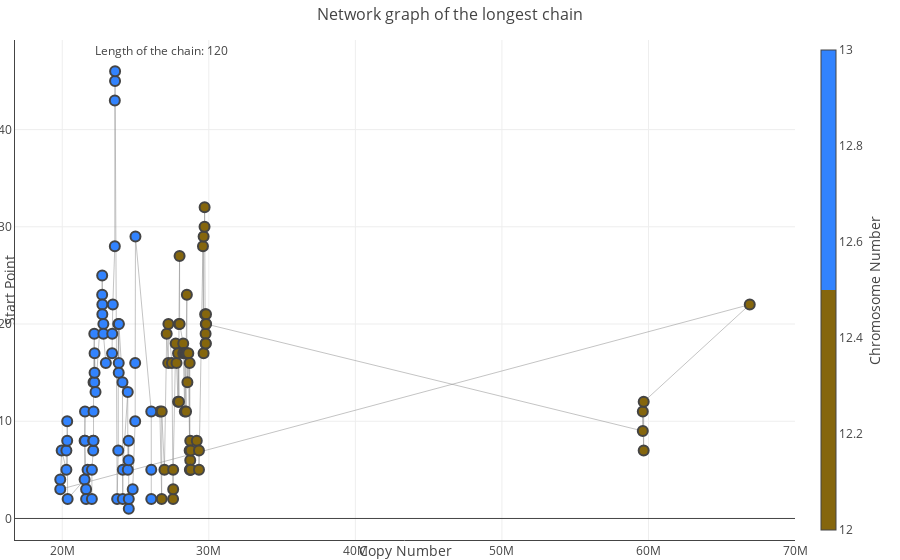

The notebook cell saved with this chart:
### Code cell
draw_plotly(longest_graph)

### Figure 1 — Plotly figure (JSON) as saved in the notebook; plotly's stock layout.template omitted (floating-point values rounded to 4 significant figures; data arrays with more than 128 entries replaced by an {"elided": "..."} marker saying what was removed)
{"data": [{"hoverinfo": "none", "line": {"color": "#888", "width": 0.5}, "mode": "lines", "type": "scatter", "x": {"elided": "357 int values"}, "y": {"elided": "357 int values"}}, {"hoverinfo": "text", "marker": {"color": [12, 12, 12, 12, 12, 12, 12, 12, 12, 12, 12, 12, 12, 12, 12, 12, 12, 12, 12, 12, 12, 12, 12, 12, 12, 12, 12, 12, 12, 12, 12, 12, 12, 12, 12, 12, 12, 12, 12, 12, 12, 12, 12, 12, 12, 12, 12, 12, 12, 12, 12, 12, 12, 12, 12, 12, 12, 13, 13, 13, 13, 13, 13, 13, 13, 13, 13, 13, 13, 13, 13, 13, 13, 13, 13, 13, 13, 13, 13, 13, 13, 13, 13, 13, 13, 13, 13, 13, 13, 13, 13, 13, 13, 13, 13, 13, 13, 13, 13, 13, 13, 13, 13, 13, 13, 13, 13, 13, 13, 13, 13, 13, 13, 13, 13, 13, 13, 13, 13, 13], "colorbar": {"thickness": 15, "ticktext": ["1", "2", "3", "4", "5", "6", "7", "8", "9", "10", "11", "12", "13", "14", "15", "16", "17", "18", "19", "20", "21", "22", "X", "Y", "M"], "title": {"side": "right", "text": "Chromosome Number"}, "xanchor": "left"}, "colorscale": [[0, "#3283FE"], [0.5, "#3283FE"], [0.5, "#85660D"], [1, "#85660D"]], "line": {"width": 2}, "reversescale": true, "showscale": true, "size": 10, "symbol": 0}, "mode": "markers", "text": ["Node:860 | Prev: None | Next: 861 | Chromosome: 12 | CN: 11", "Node:861 | Prev: 860 | Next: 862 | Chromosome: 12 | CN: 2", "Node:862 | Prev: 861 | Next: 863 | Chromosome: 12 | CN: 11", "Node:863 | Prev: 862 | Next: 864 | Chromosome: 12 | CN: 5", "Node:864 | Prev: 863 | Next: 865 | Chromosome: 12 | CN: 19", "Node:865 | Prev: 864 | Next: 866 | Chromosome: 12 | CN: 16", "Node:866 | Prev: 865 | Next: 867 | Chromosome: 12 | CN: 20", "Node:867 | Prev: 866 | Next: 868 | Chromosome: 12 | CN: 16", "Node:868 | Prev: 867 | Next: 869 | Chromosome: 12 | CN: 2", "Node:869 | Prev: 868 | Next: 870 | Chromosome: 12 | CN: 3", "Node:870 | Prev: 869 | Next: 871 | Chromosome: 12 | CN: 5", "Node:871 | Prev: 870 | Next: 872 | Chromosome: 12 | CN: 18", "Node:872 | Prev: 871 | Next: 873 | Chromosome: 12 | CN: 16", "Node:873 | Prev: 872 | Next: 874 | Chromosome: 12 | CN: 12", "Node:874 | Prev: 873 | Next: 875 | Chromosome: 12 | CN: 17", "Node:875 | Prev: 874 | Next: 876 | Chromosome: 12 | CN: 12", "Node:876 | Prev: 875 | Next: 877 | Chromosome: 12 | CN: 20", "Node:877 | Prev: 876 | Next: 878 | Chromosome: 12 | CN: 27", "Node:878 | Prev: 877 | Next: 879 | Chromosome: 12 | CN: 20", "Node:879 | Prev: 878 | Next: 880 | Chromosome: 12 | CN: 18", "Node:880 | Prev: 879 | Next: 881 | Chromosome: 12 | CN: 17", "Node:881 | Prev: 880 | Next: 882 | Chromosome: 12 | CN: 11", "Node:882 | Prev: 881 | Next: 883 | Chromosome: 12 | CN: 17", "Node:883 | Prev: 882 | Next: 884 | Chromosome: 12 | CN: 11", "Node:884 | Prev: 883 | Next: 885 | Chromosome: 12 | CN: 17", "Node:885 | Prev: 884 | Next: 886 | Chromosome: 12 | CN: 23", "Node:886 | Prev: 885 | Next: 887 | Chromosome: 12 | CN: 17", "Node:887 | Prev: 886 | Next: 888 | Chromosome: 12 | CN: 14", "Node:888 | Prev: 887 | Next: 889 | Chromosome: 12 | CN: 17", "Node:889 | Prev: 888 | Next: 890 | Chromosome: 12 | CN: 7", "Node:890 | Prev: 889 | Next: 891 | Chromosome: 12 | CN: 16", "Node:891 | Prev: 890 | Next: 892 | Chromosome: 12 | CN: 5", "Node:892 | Prev: 891 | Next: 893 | Chromosome: 12 | CN: 6", "Node:893 | Prev: 892 | Next: 894 | Chromosome: 12 | CN: 8", "Node:894 | Prev: 893 | Next: 895 | Chromosome: 12 | CN: 5", "Node:895 | Prev: 894 | Next: 896 | Chromosome: 12 | CN: 7", "Node:896 | Prev: 895 | Next: 897 | Chromosome: 12 | CN: 5", "Node:897 | Prev: 896 | Next: 898 | Chromosome: 12 | CN: 8", "Node:898 | Prev: 897 | Next: 899 | Chromosome: 12 | CN: 7", "Node:899 | Prev: 898 | Next: 900 | Chromosome: 12 | CN: 5", "Node:900 | Prev: 899 | Next: 901 | Chromosome: 12 | CN: 28", "Node:901 | Prev: 900 | Next: 902 | Chromosome: 12 | CN: 17", "Node:902 | Prev: 901 | Next: 903 | Chromosome: 12 | CN: 29", "Node:903 | Prev: 902 | Next: 904 | Chromosome: 12 | CN: 30", "Node:904 | Prev: 903 | Next: 905 | Chromosome: 12 | CN: 32", "Node:905 | Prev: 904 | Next: 906 | Chromosome: 12 | CN: 21", "Node:906 | Prev: 905 | Next: 907 | Chromosome: 12 | CN: 19", "Node:907 | Prev: 906 | Next: 908 | Chromosome: 12 | CN: 18", "Node:908 | Prev: 907 | Next: 909 | Chromosome: 12 | CN: 20", "Node:909 | Prev: 908 | Next: 910 | Chromosome: 12 | CN: 18", "Node:910 | Prev: 909 | Next: 911 | Chromosome: 12 | CN: 21", "Node:911 | Prev: 910 | Next: 1088 | Chromosome: 12 | CN: 20", "Node:1088 | Prev: 911 | Next: 1089 | Chromosome: 12 | CN: 9", "Node:1089 | Prev: 1088 | Next: 1090 | Chromosome: 12 | CN: 11", "Node:1090 | Prev: 1089 | Next: 1091 | Chromosome: 12 | CN: 7", "Node:1091 | Prev: 1090 | Next: 1273 | Chromosome: 12 | CN: 12", "Node:1273 | Prev: 1091 | Next: 1489 | Chromosome: 12 | CN: 22", "Node:1489 | Prev: 1273 | Next: 1490 | Chromosome: 13 | CN: 3", "Node:1490 | Prev: 1489 | Next: 1491 | Chromosome: 13 | CN: 4", "Node:1491 | Prev: 1490 | Next: 1492 | Chromosome: 13 | CN: 7", "Node:1492 | Prev: 1491 | Next: 1493 | Chromosome: 13 | CN: 5", "Node:1493 | Prev: 1492 | Next: 1494 | Chromosome: 13 | CN: 7", "Node:1494 | Prev: 1493 | Next: 1495 | Chromosome: 13 | CN: 8", "Node:1495 | Prev: 1494 | Next: 1496 | Chromosome: 13 | CN: 10", "Node:1496 | Prev: 1495 | Next: 1497 | Chromosome: 13 | CN: 2", "Node:1497 | Prev: 1496 | Next: 1498 | Chromosome: 13 | CN: 4", "Node:1498 | Prev: 1497 | Next: 1499 | Chromosome: 13 | CN: 8", "Node:1499 | Prev: 1498 | Next: 1500 | Chromosome: 13 | CN: 11", "Node:1500 | Prev: 1499 | Next: 1501 | Chromosome: 13 | CN: 8", "Node:1501 | Prev: 1500 | Next: 1502 | Chromosome: 13 | CN: 3", "Node:1502 | Prev: 1501 | Next: 1503 | Chromosome: 13 | CN: 2", "Node:1503 | Prev: 1502 | Next: 1504 | Chromosome: 13 | CN: 5", "Node:1504 | Prev: 1503 | Next: 1505 | Chromosome: 13 | CN: 2", "Node:1505 | Prev: 1504 | Next: 1506 | Chromosome: 13 | CN: 5", "Node:1506 | Prev: 1505 | Next: 1507 | Chromosome: 13 | CN: 7", "Node:1507 | Prev: 1506 | Next: 1508 | Chromosome: 13 | CN: 8", "Node:1508 | Prev: 1507 | Next: 1509 | Chromosome: 13 | CN: 8", "Node:1509 | Prev: 1508 | Next: 1510 | Chromosome: 13 | CN: 11", "Node:1510 | Prev: 1509 | Next: 1511 | Chromosome: 13 | CN: 14", "Node:1511 | Prev: 1510 | Next: 1512 | Chromosome: 13 | CN: 19", "Node:1512 | Prev: 1511 | Next: 1513 | Chromosome: 13 | CN: 14", "Node:1513 | Prev: 1512 | Next: 1514 | Chromosome: 13 | CN: 15", "Node:1514 | Prev: 1513 | Next: 1515 | Chromosome: 13 | CN: 17", "Node:1515 | Prev: 1514 | Next: 1530 | Chromosome: 13 | CN: 13", "Node:1530 | Prev: 1515 | Next: 1531 | Chromosome: 13 | CN: 23", "Node:1531 | Prev: 1530 | Next: 1532 | Chromosome: 13 | CN: 25", "Node:1532 | Prev: 1531 | Next: 1533 | Chromosome: 13 | CN: 22", "Node:1533 | Prev: 1532 | Next: 1534 | Chromosome: 13 | CN: 21", "Node:1534 | Prev: 1533 | Next: 1535 | Chromosome: 13 | CN: 20", "Node:1535 | Prev: 1534 | Next: 1536 | Chromosome: 13 | CN: 19", "Node:1536 | Prev: 1535 | Next: 1537 | Chromosome: 13 | CN: 16", "Node:1537 | Prev: 1536 | Next: 1538 | Chromosome: 13 | CN: 17", "Node:1538 | Prev: 1537 | Next: 1539 | Chromosome: 13 | CN: 19", "Node:1539 | Prev: 1538 | Next: 1540 | Chromosome: 13 | CN: 22", "Node:1540 | Prev: 1539 | Next: 1541 | Chromosome: 13 | CN: 28", "Node:1541 | Prev: 1540 | Next: 1542 | Chromosome: 13 | CN: 43", "Node:1542 | Prev: 1541 | Next: 1543 | Chromosome: 13 | CN: 45", "Node:1543 | Prev: 1542 | Next: 1544 | Chromosome: 13 | CN: 46", "Node:1544 | Prev: 1543 | Next: 1545 | Chromosome: 13 | CN: 2", "Node:1545 | Prev: 1544 | Next: 1546 | Chromosome: 13 | CN: 7", "Node:1546 | Prev: 1545 | Next: 1547 | Chromosome: 13 | CN: 20", "Node:1547 | Prev: 1546 | Next: 1548 | Chromosome: 13 | CN: 16", "Node:1548 | Prev: 1547 | Next: 1549 | Chromosome: 13 | CN: 15", "Node:1549 | Prev: 1548 | Next: 1550 | Chromosome: 13 | CN: 20", "Node:1550 | Prev: 1549 | Next: 1551 | Chromosome: 13 | CN: 14", "Node:1551 | Prev: 1550 | Next: 1552 | Chromosome: 13 | CN: 2", "Node:1552 | Prev: 1551 | Next: 1553 | Chromosome: 13 | CN: 5", "Node:1553 | Prev: 1552 | Next: 1554 | Chromosome: 13 | CN: 13", "Node:1554 | Prev: 1553 | Next: 1555 | Chromosome: 13 | CN: 5", "Node:1555 | Prev: 1554 | Next: 1556 | Chromosome: 13 | CN: 6", "Node:1556 | Prev: 1555 | Next: 1557 | Chromosome: 13 | CN: 8", "Node:1557 | Prev: 1556 | Next: 1558 | Chromosome: 13 | CN: 1", "Node:1558 | Prev: 1557 | Next: 1559 | Chromosome: 13 | CN: 2", "Node:1559 | Prev: 1558 | Next: 1560 | Chromosome: 13 | CN: 3", "Node:1560 | Prev: 1559 | Next: 1561 | Chromosome: 13 | CN: 10", "Node:1561 | Prev: 1560 | Next: 1562 | Chromosome: 13 | CN: 16", "Node:1562 | Prev: 1561 | Next: 1577 | Chromosome: 13 | CN: 29", "Node:1577 | Prev: 1562 | Next: 1578 | Chromosome: 13 | CN: 11", "Node:1578 | Prev: 1577 | Next: 1579 | Chromosome: 13 | CN: 5", "Node:1579 | Prev: 1578 | Next: None | Chromosome: 13 | CN: 2"], "type": "scatter", "x": [26660446, 26784203, 26786003, 26971603, 27125003, 27231803, 27242203, 27482603, 27561603, 27567917, 27568003, 27740203, 27796403, 27899803, 27900603, 27961081, 27961603, 28004603, 28007803, 28254003, 28254030, 28362003, 28362603, 28447403, 28448003, 28501203, 28503403, 28539603, 28600203, 28691803, 28692403, 28707603, 28732680, 28732803, 28745603, 28761003, 28766003, 29177424, 29327276, 29328403, 29599803, 29643203, 29644403, 29708399, 29712203, 29748403, 29780403, 29780444, 29791203, 29794603, 29808858, 29815603, 59611783, 59611803, 59671603, 59672203, 66909122, 19862413, 19862603, 19959603, 20280803, 20281403, 20336764, 20336803, 20367403, 21523829, 21524003, 21551603, 21554203, 21626403, 21626534, 21726003, 22019403, 22023603, 22111602, 22111803, 22132854, 22133232, 22133403, 22184803, 22186403, 22204170, 22204203, 22269203, 22722686, 22724403, 22734403, 22734678, 22803603, 22803987, 22974128, 23399932, 23409803, 23449681, 23585894, 23586003, 23601203, 23604196, 23743403, 23820865, 23821003, 23852525, 23852603, 23864803, 24108803, 24130003, 24130663, 24468803, 24470203, 24529531, 24529603, 24538403, 24538509, 24806803, 24975698, 24975803, 24994403, 26073203, 26073650, 26073803], "y": [11, 2, 11, 5, 19, 16, 20, 16, 2, 3, 5, 18, 16, 12, 17, 12, 20, 27, 20, 18, 17, 11, 17, 11, 17, 23, 17, 14, 17, 7, 16, 5, 6, 8, 5, 7, 5, 8, 7, 5, 28, 17, 29, 30, 32, 21, 19, 18, 20, 18, 21, 20, 9, 11, 7, 12, 22, 3, 4, 7, 5, 7, 8, 10, 2, 4, 8, 11, 8, 3, 2, 5, 2, 5, 7, 8, 8, 11, 14, 19, 14, 15, 17, 13, 23, 25, 22, 21, 20, 19, 16, 17, 19, 22, 28, 43, 45, 46, 2, 7, 20, 16, 15, 20, 14, 2, 5, 13, 5, 6, 8, 1, 2, 3, 10, 16, 29, 11, 5, 2]}], "layout": {"annotations": [{"showarrow": false, "text": "Length of the chain: 120", "x": 0.1, "xref": "paper", "y": 1, "yref": "paper"}], "hovermode": "closest", "margin": {"b": 20, "l": 15, "r": 5, "t": 40}, "showlegend": false, "title": {"font": {"size": 16}, "text": "Network graph of the longest chain"}, "xaxis": {"showgrid": true, "showline": true, "showticklabels": true, "title": {"text": "Copy Number"}, "zeroline": true}, "yaxis": {"showgrid": true, "showline": true, "showticklabels": true, "title": {"text": "Start Point"}, "zeroline": true}}}
